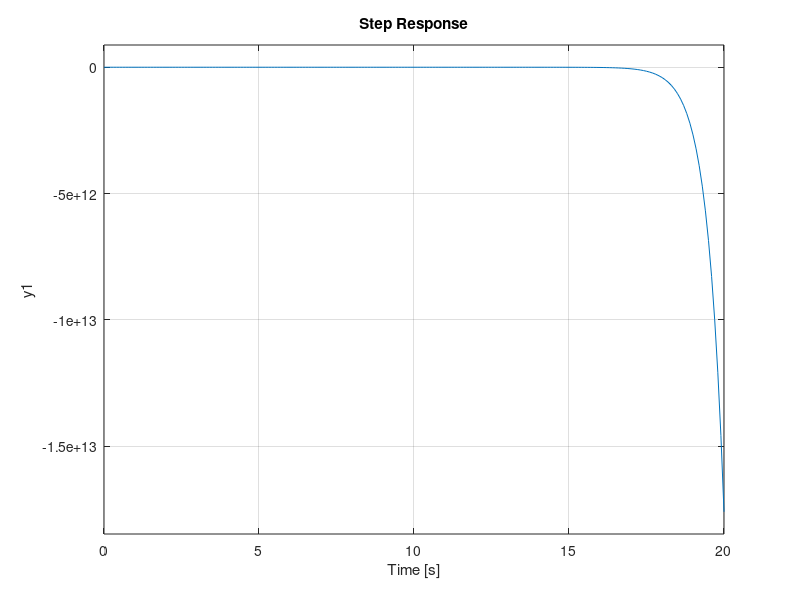

The MATLAB script that drew this image:
%Clear
clear
clc
close all

%% Block Diagram Algebra
%% Number 2

G_num1 = [1];
G_den1 = [1 0 0];
G1 = tf(G_num1,G_den1);

G_num2 = [1];
G_den2 = [1 1];
G2 = tf(G_num2,G_den2);

G_num3 = [1];
G_den3 = [1 0];
G3 = tf(G_num3,G_den3);

G_num4 = [1];
G_den4 = [0 2 0];
G4 = tf(G_num4,G_den4);

H_num1 = [1];
H_den1 = [1 0];
H1 = tf(H_num1,H_den1);

H_num2 = [1];
H_den2 = [1 -1];
H2 = tf(H_num2,H_den2);

H_num3 = [1];
H_den3 = [1 -2];
H3 = tf(H_num3,H_den3);

H_num7 = [2 -2 -4 1 1 0];
H_den7 = [1];
H7 = tf(H_num7,H_den7);

%% Reduce Block Diagram (SERIES:G4H3)
G4H3_num = conv(G_num4,H_num3);
G4H3_den = conv(G_den4,H_den3);

TF_G4H3 = tf(G4H3_num,G4H3_den)

%% Reduce Block Diagram (PARALLEL:G3,G4H3)
G3G4H3_num = conv(G4H3_num, G_num3);
G3G4H3_den = conv(G4H3_den, G_den3);

G3G4H3_den_sum = [2 -4 0 1];

TF_G3G4H3_num = conv(G3G4H3_den, G_num3);
TF_G3G4H3_den = conv(G3G4H3_den_sum, G_den3);

TF_G3G4H3 = tf(TF_G3G4H3_num,TF_G3G4H3_den)

%% Reduce Block Diagram (SERIES:G2,G3G4H3)
G2G3G4H3_num = conv(TF_G3G4H3_num, G_num2);
G2G3G4H3_den = conv(TF_G3G4H3_den, G_den2);

TF_G2G3G4H3 = tf(G2G3G4H3_num,G2G3G4H3_den)

%% Reduce Block Diagram (PARALLEL:H2,G2G3G4H3)
H2G2G3G4H3_num = conv(G2G3G4H3_num, H_num2);
H2G2G3G4H3_den = conv(G2G3G4H3_den, H_den2);

H2G2G3G4H3_den_sum = [2 -4 -2 7 -4 -1 0];

TF_H2G2G3G4H3_num = conv(H2G2G3G4H3_num, H_den2);
TF_H2G2G3G4H3_den = conv(H2G2G3G4H3_den_sum, H_num2);

TF_H2G2G3G4H3 = tf(TF_H2G2G3G4H3_num,TF_H2G2G3G4H3_den)

%% Reduce Block Diagram (SERIES:G1,H2G2G3G4H3)
G1G4_num = conv(G_num1,G_num4);
G1G4_den = conv(G_den1,G_den4);
TF_g1g4 = tf(G1G4_num,G1G4_den);
G1H2G2G3G4H3_num = conv(TF_H2G2G3G4H3_num, G1G4_num);
G1H2G2G3G4H3_den = conv(TF_H2G2G3G4H3_den, G1G4_den);

TF_G1H2G2G3G4H3 = tf(G1H2G2G3G4H3_num,G1H2G2G3G4H3_den)

%% Reduce Block Diagram (PARALLEL:H1,G1H2G2G3G4H3)
H1G1H2G2G3G4H3_num = conv(G1H2G2G3G4H3_num, H_num1);
H1G1H2G2G3G4H3_den = conv(G1H2G2G3G4H3_den, H_den1);

H1G1H2G2G3G4H3_den_sum = [4 -8 -4 14 -8 -2 2 -6 4 0 0];

TF_H1G1H2G2G3G4H3_num = conv(H1G1H2G2G3G4H3_num, H_den1);
TF_H1G1H2G2G3G4H3_den = conv(H1G1H2G2G3G4H3_den_sum, H_num1);

TF_H1G1H2G2G3G4H3 = tf(TF_H1G1H2G2G3G4H3_num,TF_H1G1H2G2G3G4H3_den)

% step response
step(TF_G1H2G2G3G4H3,0:0.1:20)
figure
